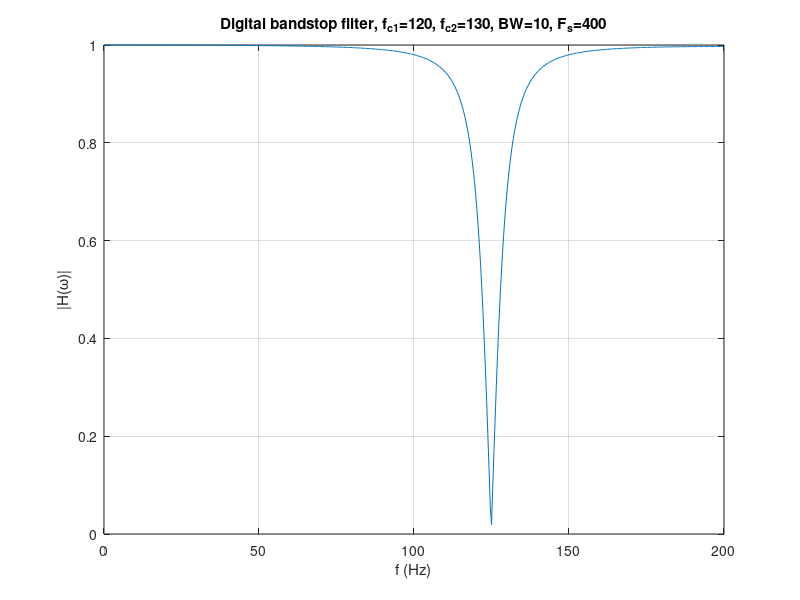

Source code (MATLAB):
clear all,close all,clc
F_s=400;
f_c1=120;
f_c2=130;
BW=f_c2-f_c1
f0=sqrt(f_c1*f_c2)
theta=f0/F_s*2*pi
r=1-(BW/F_s)*pi
if r<.9
  disp('The radius of poles should be >.9')
  return;
end
z=[exp(j*theta);exp(-j*theta)]
p=[r*exp(j*theta);r*exp(-j*theta)]
K=(1-2*r*cos(theta)+r^2)/(2-2*cos(theta))
[num_BS,den_BS]=zp2tf(z,p,K)
[H_BS,f]=freqz(num_BS,den_BS,[],F_s);
figure,plot(f,abs(H_BS)),grid
title(sprintf('Digital bandstop filter, f_c_1=%d, f_c_2=%d, BW=%d, F_s=%d',f_c1,f_c2,BW,F_s))
ylabel('|H(\omega)|')
xlabel('f (Hz)')
[MIN,MinLoc]=min(abs(H_BS))
f0_exact=f(MinLoc)
f2_c_exact=[];
f1_c_exact=[];
cnt=1;
while f(cnt)<f0_exact&&abs(H_BS(cnt))>1/sqrt(2)*max(abs(H_BS))
  cnt=cnt+1;
end
if cnt<MinLoc
  f1_c_exact=f(cnt)
end
cnt=length(H_BS);
while f(cnt)>f0_exact&&abs(H_BS(cnt))>1/sqrt(2)*max(abs(H_BS))
  cnt=cnt-1;
end
if cnt>MinLoc
  f2_c_exact=f(cnt)
end
if ~isempty(f1_c_exact)&&~isempty(f2_c_exact)
  BW_exact=f2_c_exact-f1_c_exact
end
